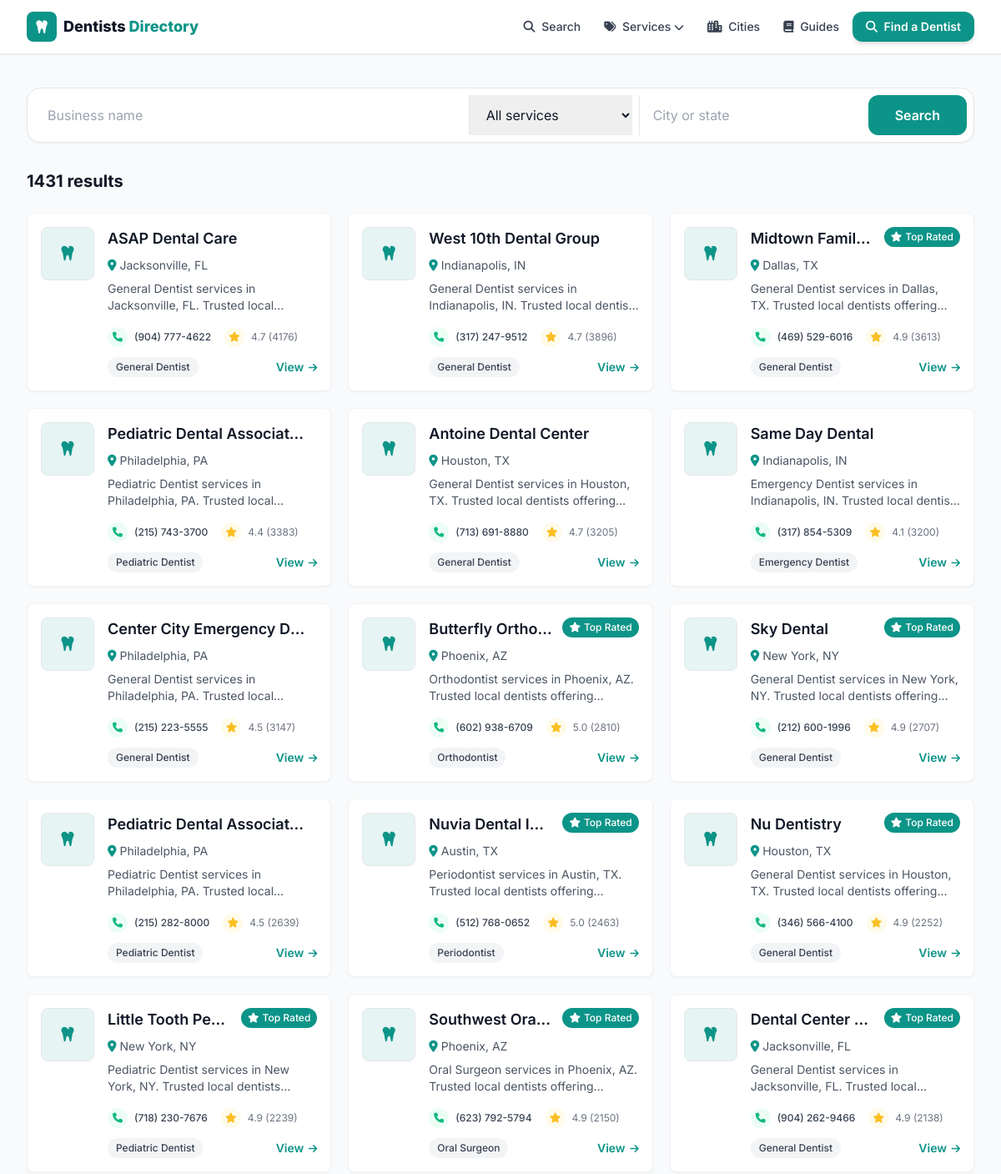
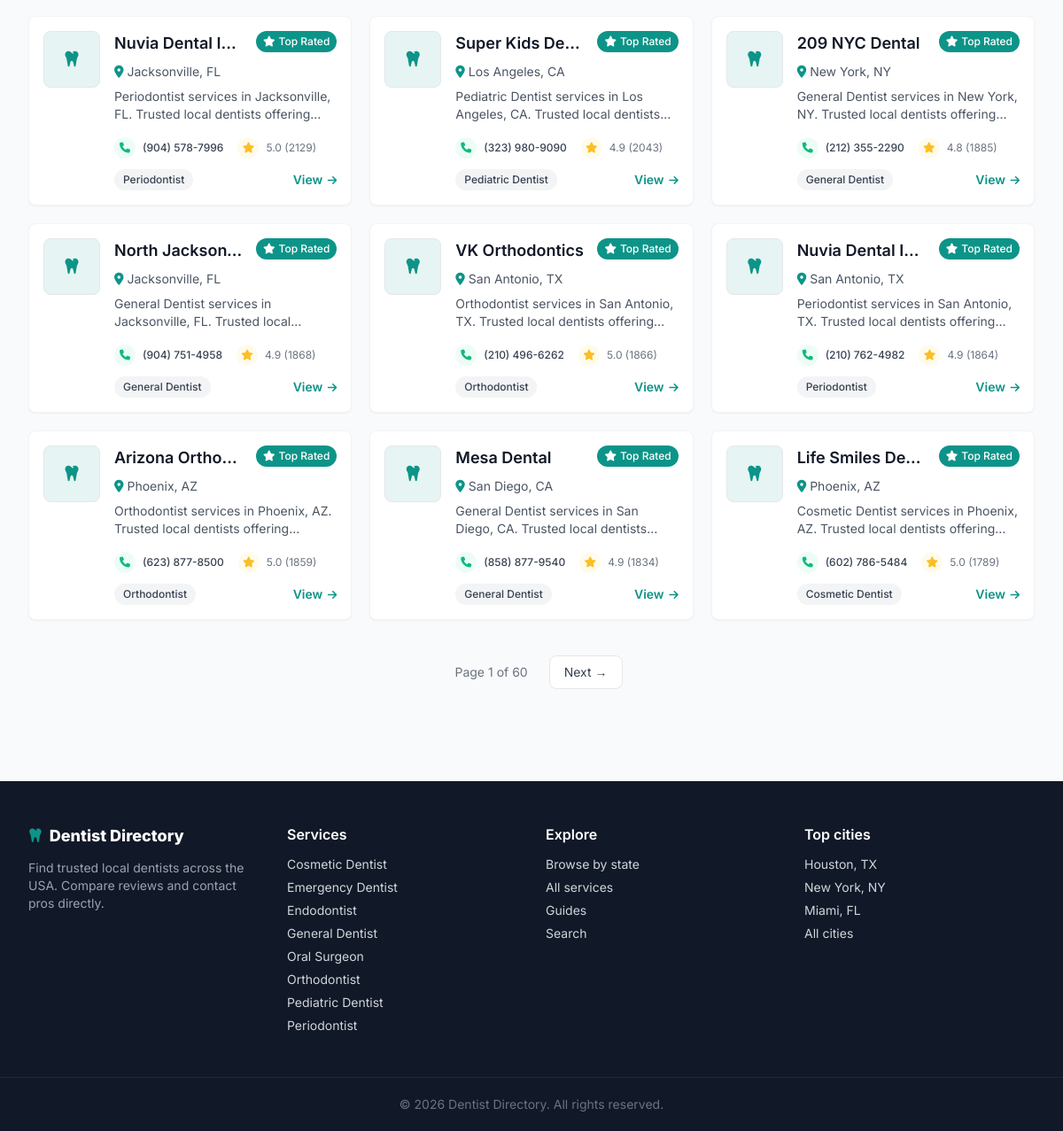
Before: /search with the older database file (2 pictures, top to bottom).
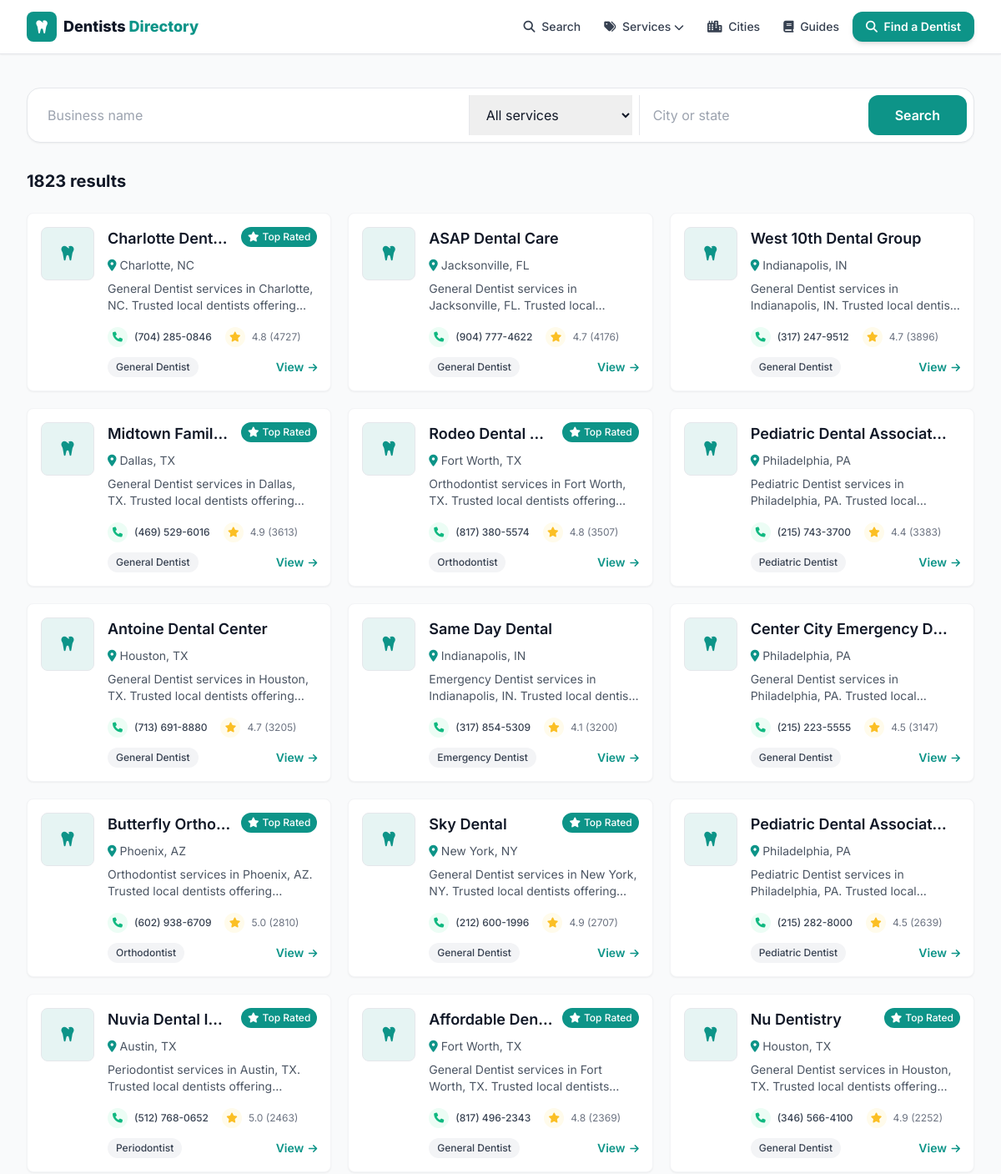
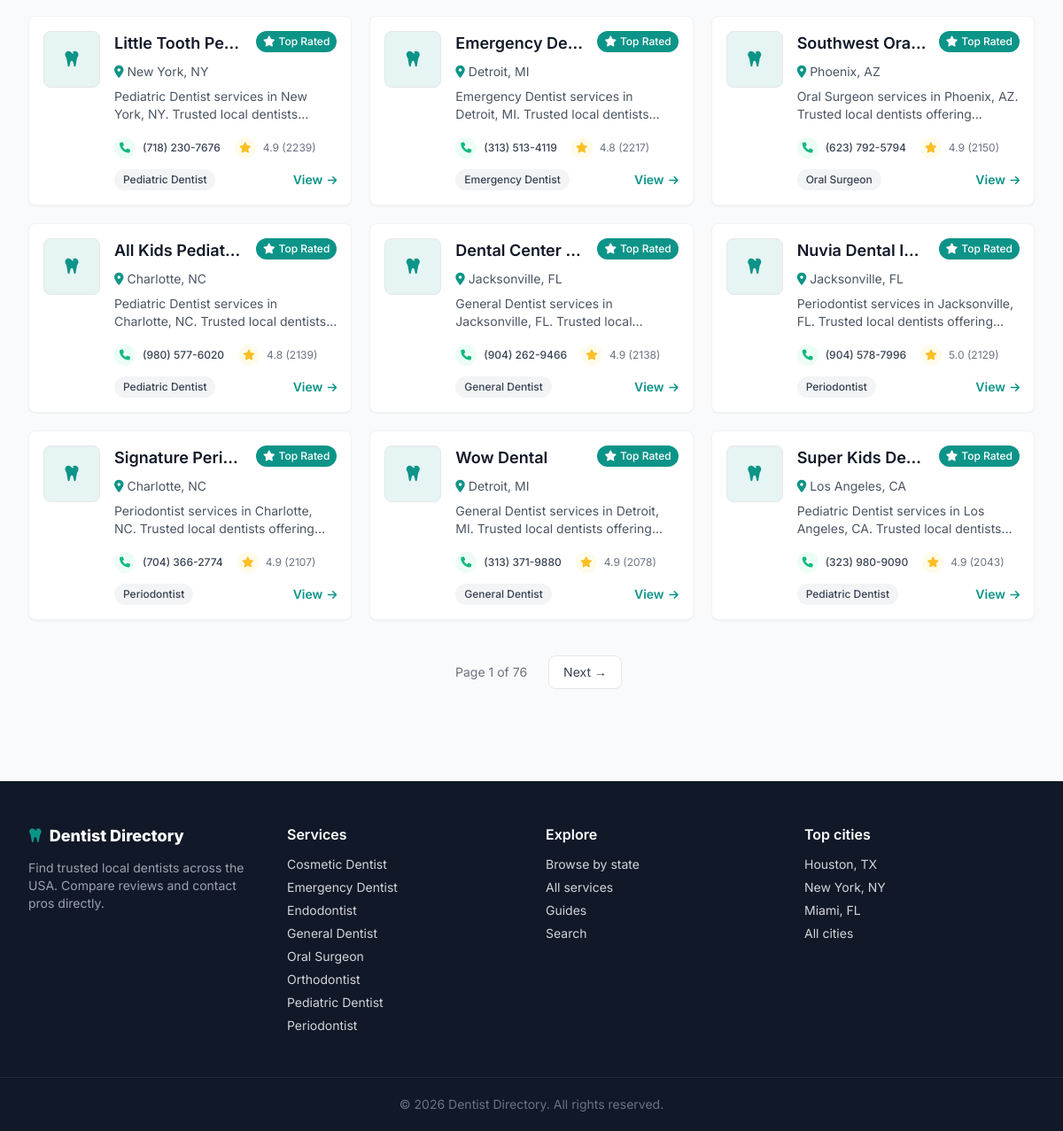
After: the same page with the newer database file (2 pictures, top to bottom).
### tables this page shows
CREATE TABLE listings (
    id          INTEGER PRIMARY KEY AUTOINCREMENT,
    name        TEXT NOT NULL,
    slug        TEXT UNIQUE NOT NULL,
    category    TEXT,
    city        TEXT,
    state       TEXT,
    address     TEXT,
    phone       TEXT,
    website     TEXT,
    lat         REAL,
    lng         REAL,
    rating      REAL,
    reviews     INTEGER,
    hours       TEXT,           -- JSON blob
    maps_url    TEXT,
    cid         TEXT,           -- google place CID, used for dedup
    scraped_at  TEXT DEFAULT (datetime('now'))
);

### web/app.py (the view)
@app.route("/search")
def search():
    from urllib.parse import urlencode
    q = (request.args.get("q") or "").strip()
    cat = (request.args.get("category") or "").strip()
    loc = (request.args.get("city") or "").strip()
    where = "WHERE 1=1"
    args = []
    if q:
        where += " AND (name LIKE ? OR city LIKE ?)"
        args += [f"%{q}%", f"%{q}%"]
    if cat:
        where += " AND category = ?"
        args.append(cat)
    if loc:
        where += " AND (city LIKE ? OR state LIKE ?)"
        args += [f"%{loc}%", f"%{loc}%"]
    d = get_db()
    total = d.execute(f"SELECT COUNT(*) FROM listings {where}", args).fetchone()[0]
    page = _page()
    rows = d.execute(
        f"SELECT * FROM listings {where} ORDER BY reviews DESC LIMIT ? OFFSET ?",
        args + [PER_PAGE, (page - 1) * PER_PAGE]).fetchall()
    qs = urlencode({k: v for k, v in
                    (("q", q), ("category", cat), ("city", loc)) if v})
    base_url = "/search?" + qs if qs else "/search"
    return render_template("search.html", rows=rows, q=q, cat=cat, loc=loc,
                           total=total, pg=_pageinfo(page, total),
                           base_url=base_url)

### scraper/db.py (called while the page is built)
def slugify(value: str) -> str:
    value = unicodedata.normalize("NFKD", value).encode("ascii", "ignore").decode()
    value = re.sub(r"[^\w\s-]", "", value).strip().lower()
    return re.sub(r"[-\s]+", "-", value)

### web/app.py (called while the page is built)
def get_db():
    if "db" not in g:
        uri = f"file:{dbmod.DB_PATH.as_posix()}?mode=ro&immutable=1"
        g.db = sqlite3.connect(uri, uri=True)
        g.db.row_factory = sqlite3.Row
    return g.db

def slugify(s):
    return dbmod.slugify(s or "")

@app.context_processor
def inject_globals():
    cats = [r["category"] for r in get_db().execute(
        "SELECT DISTINCT category FROM listings WHERE category IS NOT NULL "
        "ORDER BY category")]
    return {
        "SITE_NAME": app.config["SITE_NAME"],
        "ALL_CATEGORIES": cats,
        "CATEGORY_ICONS": CATEGORY_ICONS,
        "ADSENSE_CLIENT": app.config["ADSENSE_CLIENT"],
        "GA_ID": app.config["GA_ID"],
        "DOMAIN": app.config["DOMAIN"],
        "GSC_VERIFICATION": app.config["GSC_VERIFICATION"],
        "STATE_NAMES": STATE_NAMES,
        "cat_slug": slugify,
    }

def _page():
    try:
        return max(1, int(request.args.get("page", 1)))
    except ValueError:
        return 1

### web/templates/search.html (shortened to what this page needs)
{% extends "base.html" %}
{% from "_macros.html" import card, pager %}
{% block content %}
<div class="max-w-7xl mx-auto px-4 sm:px-6 lg:px-8 py-10">
  <form action="/search" method="get" class="bg-white rounded-2xl shadow-sm border p-2 flex flex-col sm:flex-row gap-2 mb-8">
    <input name="q" value="{{ q }}" placeholder="Business name" class="flex-1 px-4 py-3 outline-none">
    <select name="category" class="px-4 py-3 outline-none border-t sm:border-t-0 sm:border-l">
      <option value="">All services</option>
    </select>
    <input name="city" value="{{ loc }}" placeholder="City or state" class="px-4 py-3 outline-none border-t sm:border-t-0 sm:border-l">
    <button class="bg-primary hover:bg-primaryDark text-white font-semibold px-8 py-3 rounded-xl">Search</button>
  </form>
  <h1 class="text-xl font-bold mb-6">{{ total }} result{{ '' if total==1 else 's' }}</h1>
  {% if rows %}
  <div class="grid sm:grid-cols-2 lg:grid-cols-3 gap-5">{% for l in rows %}{{ card(l) }}{% endfor %}</div>
  {{ pager(pg, base_url) }}
  {% else %}
  <div class="text-center py-20 text-gray-500"><i class="fas fa-magnifying-glass text-4xl mb-4 text-gray-300"></i><p>No matches. Try a broader search.</p></div>
  {% endif %}
</div>
{% endblock %}

### web/templates/_macros.html (shortened to what this page needs)
{% macro pager(pg, base_url) %}
{% set sep = '&' if '?' in base_url else '?' %}
{% if pg.pages > 1 %}
<nav class="flex items-center justify-center gap-2 mt-10" aria-label="Pagination">
  <span class="px-4 py-2 text-sm text-gray-500">Page {{ pg.page }} of {{ pg.pages }}</span>
  {% if pg.has_next %}<a href="{{ base_url }}{{ sep }}page={{ pg.page+1 }}" class="px-4 py-2 rounded-lg border bg-white text-gray-700 hover:border-primary hover:text-primary text-sm">Next &rarr;</a>{% endif %}
</nav>
{% endif %}
{% endmacro %}
{% macro card(l) %}
<div class="bg-white rounded-lg shadow-sm hover:shadow-md transition-all duration-200 overflow-hidden border border-gray-100">
  <div class="p-4">
    <div class="flex items-start space-x-4">
      <div class="flex-shrink-0">
      </div>
      <div class="flex-1 min-w-0">
        <div class="flex items-start mb-2">
          <h3 class="text-lg font-heading font-semibold text-gray-900 flex-1 min-w-0 mr-3">
            <a href="/listing/{{ l.slug }}" class="hover:text-primary block truncate">{{ l.name }}</a>
          </h3>
          {% if l.rating and l.rating >= 4.8 %}
          <span class="bg-primary text-white px-2 py-1 rounded-full text-xs font-medium flex-shrink-0">
            <i class="fas fa-star mr-1"></i><span class="hidden sm:inline">Top Rated</span></span>
          {% endif %}
        </div>
        <p class="text-sm text-gray-600 flex items-center mb-2">
          <i class="fas fa-map-marker-alt mr-1 text-primary"></i>
          <a href="/{{ l.state|lower }}/{{ l.city|slugify }}" class="hover:text-primary hover:underline">{{ l.city }}, {{ l.state }}</a>
        </p>
        <p class="text-gray-600 text-sm mb-4 line-clamp-2">
          {{ l.category or 'Dentists' }} services in {{ l.city }}, {{ l.state }}. Trusted local dentists offering inspections, treatment and prevention. Call for service and fast response.
        </p>
        <div class="flex items-center justify-between text-xs mb-3">
          <div class="flex items-center space-x-4">
            {% if l.phone %}
            <a href="tel:{{ l.phone|trim }}" class="flex items-center group transition-all duration-200 hover:text-emerald-600">
              <div class="w-6 h-6 rounded-full bg-emerald-50 flex items-center justify-center mr-2 group-hover:bg-emerald-100">
                <i class="fas fa-phone text-xs text-emerald-500"></i></div>
              <span class="hidden sm:inline text-gray-700 group-hover:text-emerald-600 font-medium">{{ l.phone|trim }}</span>
            </a>
            {% endif %}
            {% if l.reviews %}
            <div class="flex items-center text-gray-500">
              <div class="w-6 h-6 rounded-full bg-amber-50 flex items-center justify-center mr-2"><i class="fas fa-star text-xs text-amber-400"></i></div>
              <span>{{ "%.1f"|format(l.rating) }} ({{ l.reviews }})</span>
            </div>
            {% endif %}
          </div>
        </div>
        <div class="flex items-center justify-between">
          {% if l.category %}<span class="bg-gray-100 text-gray-700 px-2.5 py-1 rounded-full text-xs font-medium">{{ l.category }}</span>{% else %}<span></span>{% endif %}
          <a href="/listing/{{ l.slug }}" class="text-primary font-semibold text-sm hover:underline">View <i class="fas fa-arrow-right text-xs ml-0.5"></i></a>
        </div>
      </div>
    </div>
  </div>
</div>
{% endmacro %}

Changed rows visible on the page:
no longer on this page (row unchanged): listings: name "209 NYC Dental", shows "Top Rated", city "New York", state "NY", category "General Dentist", phone "(212) 355-2290", rating "4.8", reviews "1885"
no longer on this page (row unchanged): listings: name "North Jackson…", shows "Top Rated", city "Jacksonville", state "FL", category "General Dentist", phone "(904) 751-4958", rating "4.9", reviews "1868"
no longer on this page (row unchanged): listings: name "VK Orthodontics", shows "Top Rated", city "San Antonio", state "TX", category "Orthodontist", phone "(210) 496-6262", rating "5.0", reviews "1866"
no longer on this page (row unchanged): listings: name "Nuvia Dental I…", shows "Top Rated", city "San Antonio", state "TX", category "Periodontist", phone "(210) 762-4982", rating "4.9", reviews "1864"
no longer on this page (row unchanged): listings: name "Arizona Ortho…", shows "Top Rated", city "Phoenix", state "AZ", category "Orthodontist", phone "(623) 877-8500", rating "5.0", reviews "1859"
no longer on this page (row unchanged): listings: name "Mesa Dental", shows "Top Rated", city "San Diego", state "CA", category "General Dentist", phone "(858) 877-9540", rating "4.9", reviews "1834"
no longer on this page (row unchanged): listings: name "Life Smiles De…", shows "Top Rated", city "Phoenix", state "AZ", category "Cosmetic Dentist", phone "(602) 786-5484", rating "5.0", reviews "1789"
added listings: name "Charlotte Dent…", shows "Top Rated", city "Charlotte", state "NC", category "General Dentist", phone "(704) 285-0846", rating "4.8", reviews "4727"
added listings: name "Rodeo Dental…", shows "Top Rated", city "Fort Worth", state "TX", category "Orthodontist", phone "(817) 380-5574", rating "4.8", reviews "3507"
added listings: name "Affordable De…", shows "Top Rated", city "Fort Worth", state "TX", category "General Dentist", phone "(817) 496-2343", rating "4.8", reviews "2369"
added listings: name "Emergency De…", shows "Top Rated", city "Detroit", state "MI", category "Emergency Dentist", phone "(313) 513-4119", rating "4.8", reviews "2217"
added listings: name "All Kids Pediat…", shows "Top Rated", city "Charlotte", state "NC", category "Pediatric Dentist", phone "(980) 577-6020", rating "4.8", reviews "2139"
added listings: name "Signature Peri…", shows "Top Rated", city "Charlotte", state "NC", category "Periodontist", phone "(704) 366-2774", rating "4.9", reviews "2107"
added listings: name "Wow Dental", shows "Top Rated", city "Detroit", state "MI", category "General Dentist", phone "(313) 371-9880", rating "4.9", reviews "2078"
Other visible differences:
{{ total }}: "1431" → "1823"
{{ pg.pages }}: "60" → "76"
